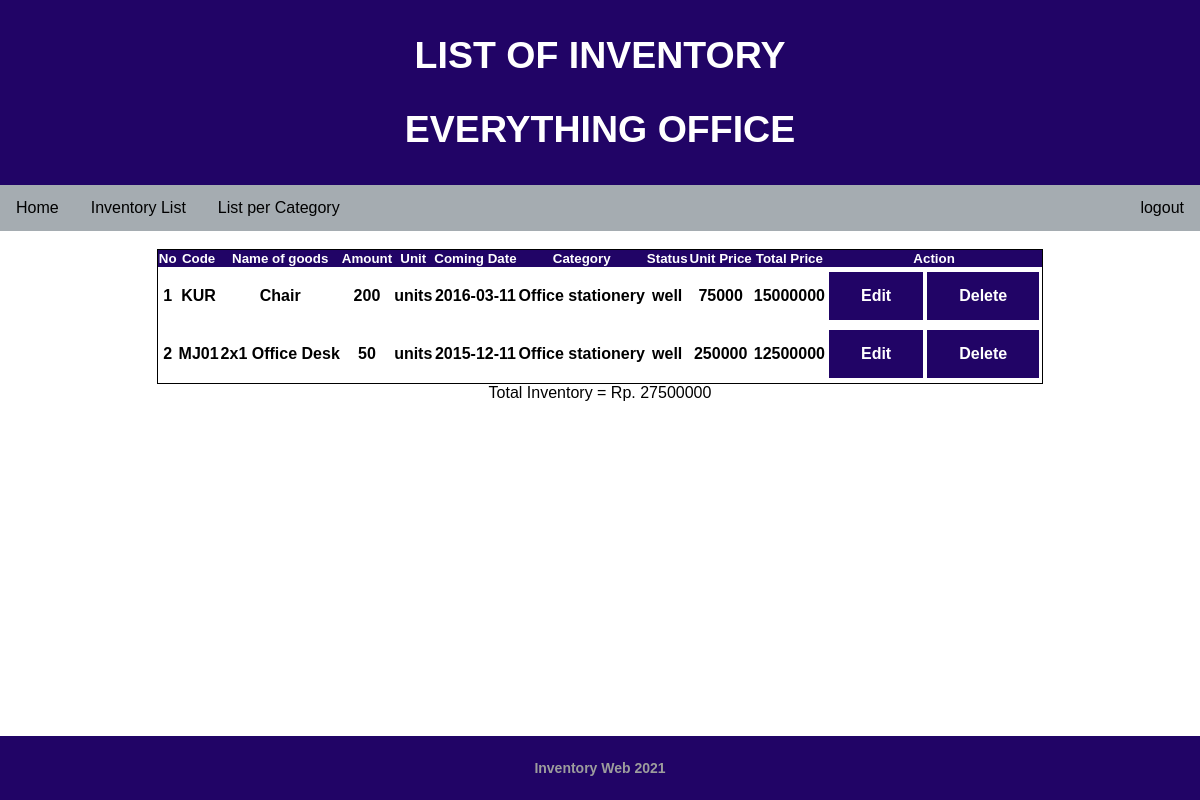
The app's page /Office.php (signed in) with its own data.
### tables this page shows
CREATE TABLE `inventory` (
  `item_id` varchar(10) NOT NULL,
  `item_name` varchar(30) NOT NULL,
  `amount` int(11) NOT NULL,
  `unit` varchar(15) NOT NULL,
  `arrival_date` date NOT NULL,
  `category` varchar(20) NOT NULL,
  `item_status` varchar(20) NOT NULL,
  `price` int(20) NOT NULL
);

### Office.php (the view, shortened to what this page needs)
<?php
    require 'connection.php';
    $user_products_query="SELECT * FROM `inventory` WHERE category = 'Office stationery' ORDER BY `inventory`.`price` ASC";
    $total=0;
?>
<!DOCTYPE html>
<html lang="en">
<head>
    <link rel="stylesheet" href="css/style.css" type="text/css">
</head>
<body>
<div>
            <?php
               require 'header.php';
            ?>
            <br>
            <div class="container">
            <center>
                <table class="table">
                    <tbody>
                        <tr style="background-color:#210466;color:white;font-size:smaller">
                        <th>No</th><th>Code</th><th>Name of goods</th><th>Amount</th><th>Unit</th><th>Coming Date</th><th>Category</th><th>Status</th><th>Unit Price</th><th>Total Price</th><th>Action</th>
                        </tr>
                       <?php
                        $user_products_result=mysqli_query($con,$user_products_query) or die(mysqli_error($con));
                        $counter=1;
                       while($row=mysqli_fetch_array($user_products_result)){
                        $sum=$row['amount']*$row['price'];
                        $total=$total+$sum;
                         ?>
                        <tr>
                            <th><?php echo $counter ?></th><th><?php echo $row['item_id']?></th><th><?php echo $row['item_name']?></th><th><?php echo $row['amount']?></th><th><?php echo $row['unit']?></th>
                            <th><?php echo $row['arrival_date']?></th><th><?php echo $row['category']?></th><th><?php echo $row['item_status']?></th><th><?php echo $row['price']?></th><th><?php echo $sum?></th><th><a href='cart_remove.php?id=<?php echo $row['id'] ?>' class="button" >Edit</a><a href='cart_remove.php?id=<?php echo $row['item_id'] ?>' class="button" >Delete</a></th>
                        </tr>
                       <?php $counter=$counter+1;}?>
                    </tbody>
                </table>
            Total Inventory = Rp. <?php echo $total;?>
            </center>
            </div>
            <br><br><br><br><br><br><br><br><br><br>
            <footer class="footer"  style="background-color: #210466;">
               <div class="container" style="background-color: #210466;">
               <center>
                   <p>Inventory Web 2021</p>
               </center>
               </div>
           </footer>
        </div>
</body>
</html>

### css/style.css (style rules this page uses)
body { font-family : Montserrat, sans-serif; margin: 0; }
footer { background-color:#101010; color:#9d9d9d; font-size:14px; font-weight:bold; padding:10px; bottom:0; }
html { min-height:100%; position:relative; }
.footer { position: absolute; bottom:0; right:0; left:0; }
table { border: 1px solid black; border-collapse: collapse; }
.button { background-color: #210466; border: none; color: white; padding: 15px 32px; text-align: center; text-decoration: none; display: inline-block; font-size: 16px; margin: 4px 2px; cursor: pointer; }

### records on screen
inventory: item_id "KUR", item_name "Chair", amount "200", unit "units", arrival_date "2016-03-11", category "Office stationery", item_status "well", price "75000", sum "15000000"
inventory: item_id "MJ01", item_name "2x1 Office Desk", amount "50", unit "units", arrival_date "2015-12-11", category "Office stationery", item_status "well", price "250000", sum "12500000"

### other values on screen
$total "27500000"
